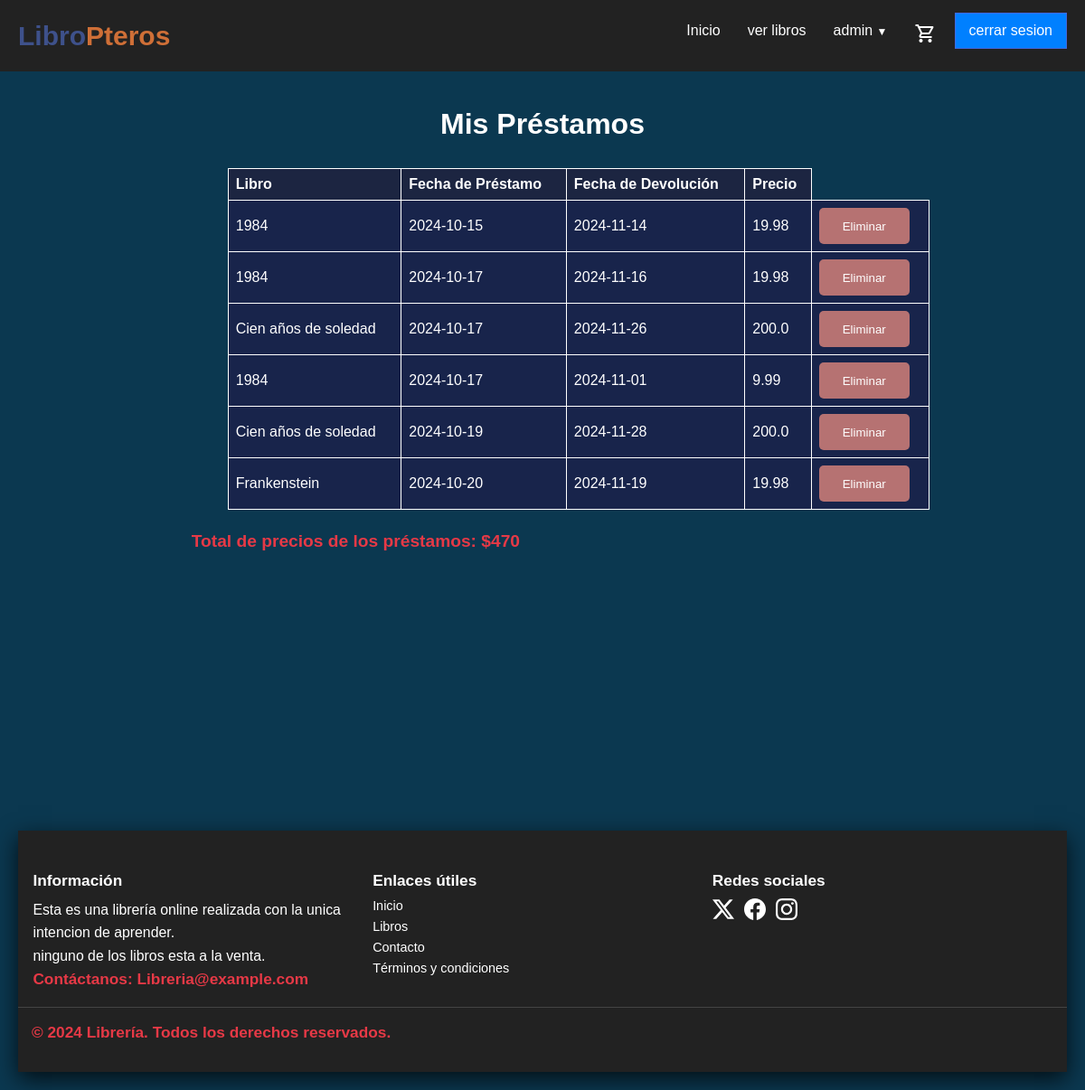
Before: /mis-prestamos (signed in) with the older database file.
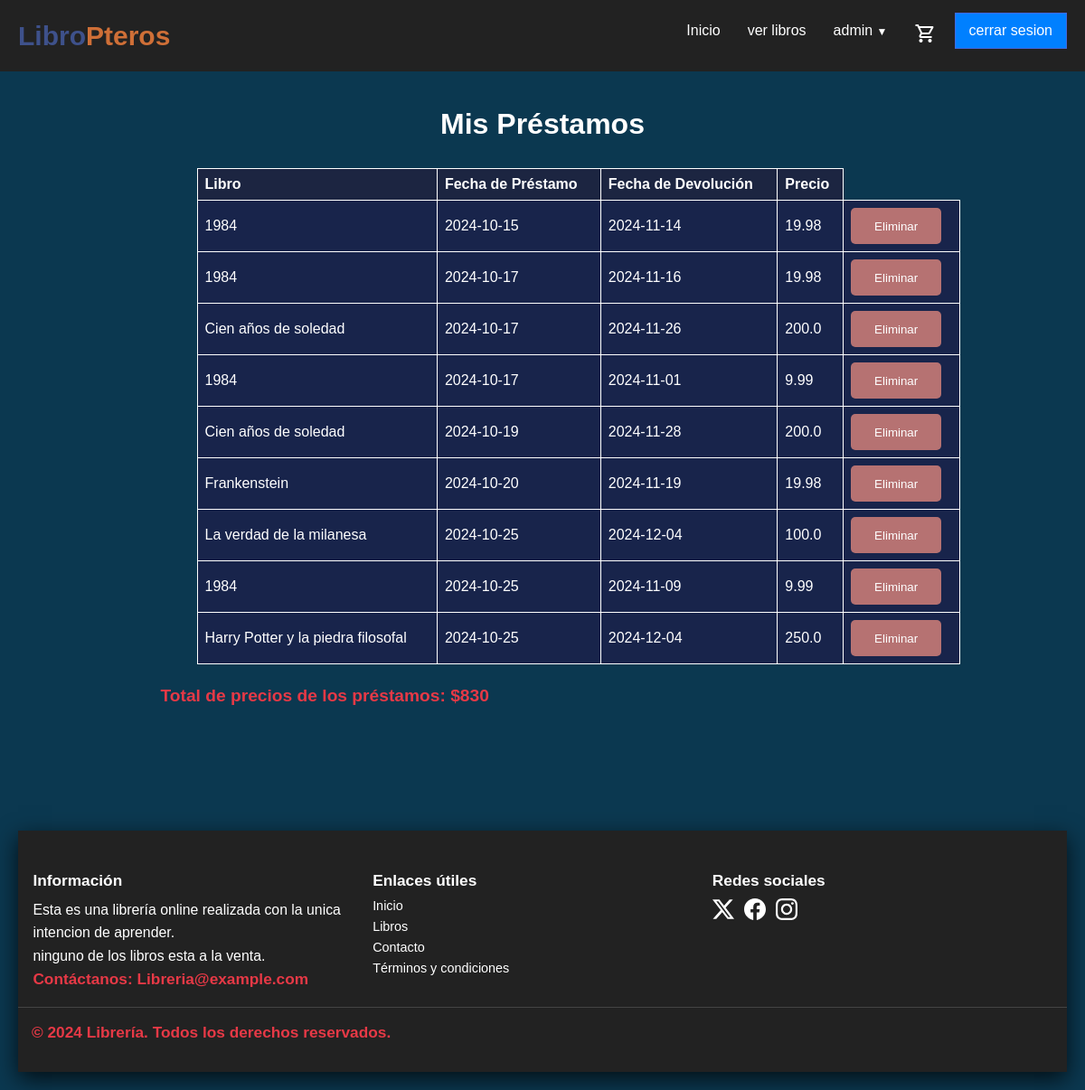
After: the same page with the newer database file.
### models/controladordatabase.py (models this page shows, shortened)
class Prestamo(db.Model):
    __tablename__ = 'Prestamo'
    id = db.Column(db.Integer, primary_key=True)
    id_libro = db.Column(db.Integer, db.ForeignKey('Libros.id'), nullable=False)
    id_usuario = db.Column(db.Integer, db.ForeignKey('Usuario.id'), nullable=False)
    fecha_prestamo = db.Column(db.Text, nullable=False, default=date.today)
    fecha_devolucion = db.Column(db.Text, nullable=True)
    precio_final = db.Column(db.Float, nullable=False)

class Libros(db.Model):
    __tablename__ = 'Libros'
    id = db.Column(db.Integer, primary_key=True)
    titulo = db.Column(db.String(100), nullable=False)
    descripcion = db.Column(db.Text, nullable=True)
    fecha_emision = db.Column(db.Text, nullable=False, default=date.today)
    stock = db.Column(db.Integer, nullable=False)
    precio = db.Column(db.Float, nullable=False)
    precio_alquiler = db.Column(db.Float, nullable=True)
    img = db.Column(db.String(200), nullable=True, default="sinimagen.jpg")
    id_autor = db.Column(db.Integer, db.ForeignKey('Autores.id'), nullable=False)
    id_genero = db.Column(db.Integer, db.ForeignKey('Generos.id'), nullable=False)
    id_editorial = db.Column(db.Integer, db.ForeignKey('Editorial.id'), nullable=True)
    isbn = db.Column(db.String(13), unique=True, nullable=True)
    idioma = db.Column(db.String(50), nullable=True)
    edicion = db.Column(db.String(50), nullable=True)
    paginas = db.Column(db.Integer, nullable=True)
    fecha_publicacion = db.Column(db.Text, nullable=True,  default=date.today)
    formato = db.Column(db.Enum('Tapa dura', 'Tapa blanda', 'eBook', 'Audiolibro', 'Otro'), nullable=True)
    calificacion_promedio = db.Column(db.Float, nullable=True, default=0.0)
    prestamos = db.relationship('Prestamo', backref='libro', lazy=True)
    comentarios = db.relationship('Comentario', backref='libro', lazy=True)

### routes/prestamo.py (the view)
@prestamos.route('/mis-prestamos')
@login_required
def listar_prestamos():
    usuario_id = Usuario.query.filter_by(nombre=session['nombre']).first().id
    prestamos = db.session.query(Prestamo, Libros).join(Libros, Prestamo.id_libro == Libros.id).filter(Prestamo.id_usuario == usuario_id).all()
    total_precios = round(sum([prestamo.precio_final for prestamo, _ in prestamos]))
    return render_template('prestamos/listar.html', prestamos=prestamos, total_precios=total_precios)

### routes/login.py (called while the page is built)
def login_required(f):
    @wraps(f)
    def decorated_function(*args, **kwargs):
        if "nombre" not in session:
            flash("Por favor, inicia sesión para acceder a esta página.")
            return redirect(url_for('user.index_login'))
        return f(*args, **kwargs)
    return decorated_function

### templates/prestamos/listar.html (shortened to what this page needs)
{% extends 'layout.html' %}
{% block content %}<body>
    <main id="main" class="flexbox-col">
    <h1>Mis Préstamos</h1>
    <table>
        <thead>
            <tr>
                <th>Libro</th>
                <th>Fecha de Préstamo</th>
                <th>Fecha de Devolución</th>
                <th>Precio</th>
            </tr>
        </thead>
        <tbody>
            {% for prestamo, libro in prestamos %}
            <tr>
                <td data-label="Libro">{{ prestamo.libro.titulo }}</td>
                <td data-label="Fecha Prestamo">{{ prestamo.fecha_prestamo }}</td>
                <td data-label="Fecha Devolucion">{{ prestamo.fecha_devolucion if prestamo.fecha_devolucion else 'Pendiente' }}</td>
                <td data-label="Precio">{{ prestamo.precio_final }}</td>
                <td><form action="{{ url_for('prestamos.eliminar_prestamo', id=prestamo.id) }}" method="post" style="display:inline;">
                    <button style="width: 100px; height: 40px; background-color: rgb(182, 114, 114);" type="submit" onclick="return confirm('¿Estás seguro de que deseas eliminar este préstamo?');">Eliminar</button>
                </form></td>
            </tr>
            {% endfor %}
        </tbody>
    </table>
    <p><strong style="color: #e63946;">Total de precios de los préstamos: ${{ total_precios }}</strong></p>
    </main>
    {% endblock %}

Changed rows visible on the page:
added Prestamo: libro.titulo "La verdad de la milanesa", fecha_prestamo "2024-10-25", fecha_devolucion "2024-12-04", precio_final "100.0"
added Prestamo: libro.titulo "1984", fecha_prestamo "2024-10-25", fecha_devolucion "2024-11-09", precio_final "9.99"
added Prestamo: libro.titulo "Harry Potter y la piedra filosofal", fecha_prestamo "2024-10-25", fecha_devolucion "2024-12-04", precio_final "250.0"
Other visible differences:
{{ total_precios }}: "470" → "830"
